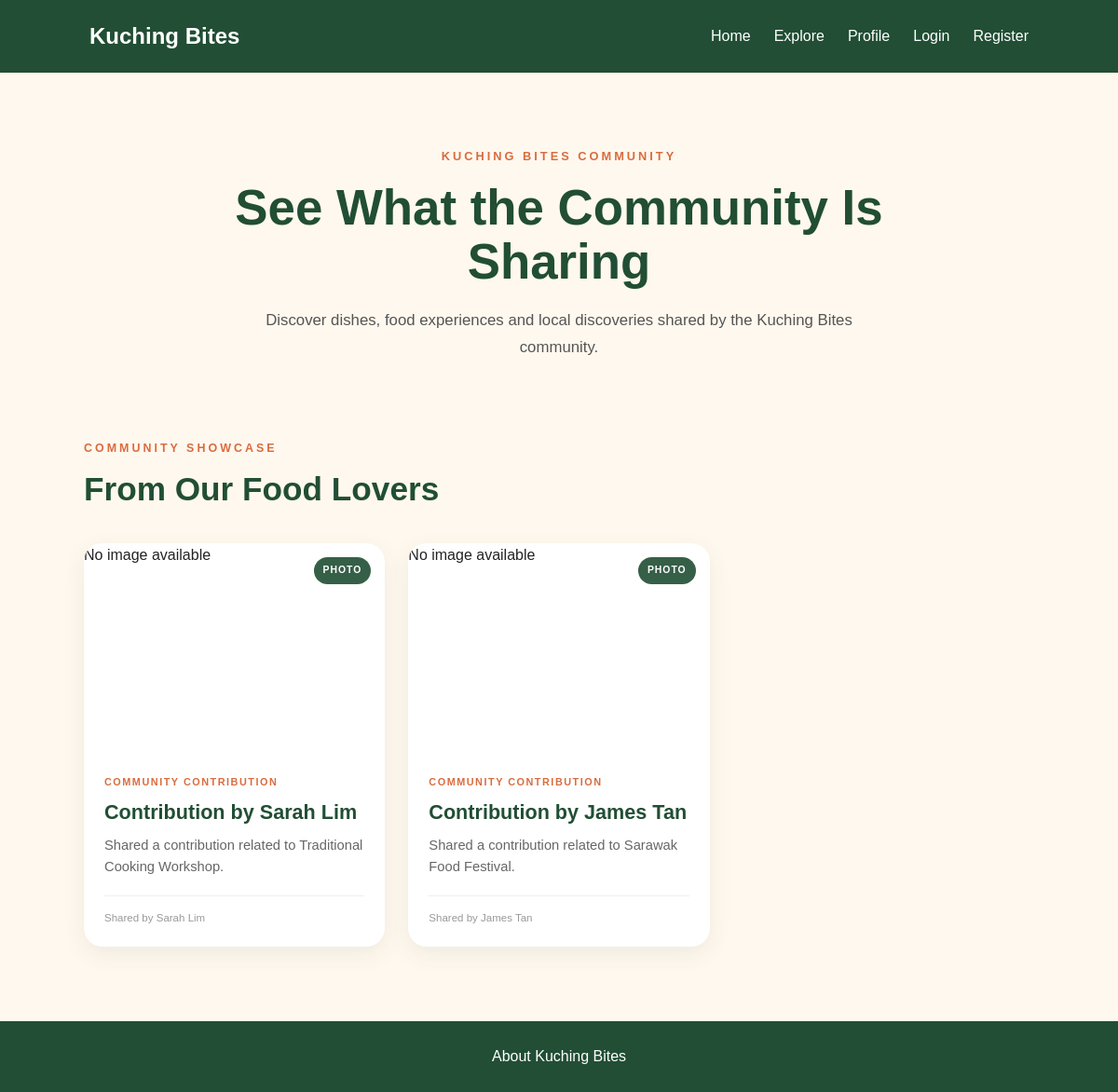
/community.php, run on an earlier commit of the app's database.
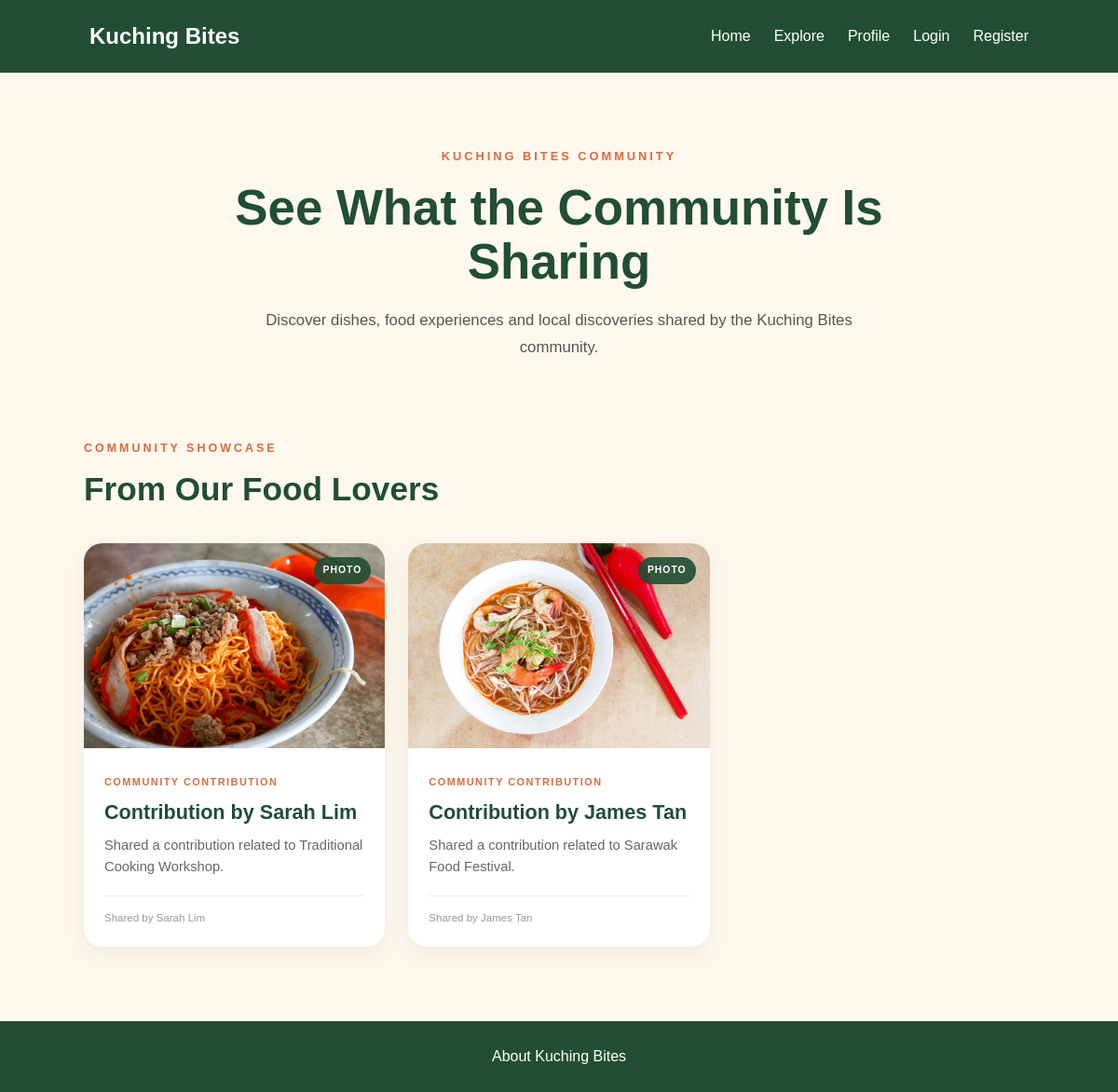
And on a later commit of the database.
### tables this page shows
CREATE TABLE `community_table` (
  `id` int(11) NOT NULL,
  `first_name` varchar(50) NOT NULL,
  `last_name` varchar(50) NOT NULL,
  `contribution_image` varchar(100) DEFAULT NULL,
  `related_activity` varchar(50) NOT NULL,
  `status` varchar(10) NOT NULL
);

### community.php (the view, shortened to what this page needs)
<?php
require_once "db.php";
$sql = "SELECT id, first_name, last_name, contribution_image,
               related_activity
        FROM community_table
        WHERE status = 'approved'
        ORDER BY id DESC";
$result = $conn->query($sql);
?>
<!DOCTYPE html>
<html lang="en">
<head>
    <link rel="stylesheet" href="style/style.css">
</head>
<body class="community-page">
    <header class="navbar">
        <h1 class="logo">
            Kuching Bites
        </h1>
        <nav>
            <a href="index.php">Home</a>
            <a href="main_menu.php">Explore</a>
            <a href="profile.php">Profile</a>
            <?php if (isset($_SESSION["logged_in"]) && $_SESSION["logged_in"] === true): ?>
                <span class="nav-user">
                    Logged in
                </span>
                <a href="logout.php">
                    Logout
                </a>
            <?php else: ?>
                <a href="login.php">
                    Login
                </a>
                <a href="registration.php">
                    Register
                </a>
            <?php endif; ?>
        </nav>
    </header>
    <main>
        <section class="community-intro">
            <p class="community-label">
                KUCHING BITES COMMUNITY
            </p>
            <h2>
                See What the Community Is Sharing
            </h2>
            <p>
                Discover dishes, food experiences and local discoveries
                shared by the Kuching Bites community.
            </p>
        </section>
        <section class="community-section">
            <div class="community-heading">
                <p>COMMUNITY SHOWCASE</p>
                <h2>
                    From Our Food Lovers
                </h2>
            </div>
            <div class="community-grid">
                <?php if ($result->num_rows > 0): ?>
                    <?php while ($contribution = $result->fetch_assoc()): ?>
                        <?php
                        $id = (int)$contribution["id"];
                        $contributor = htmlspecialchars(
                            $contribution["first_name"] . " " . $contribution["last_name"],
                            ENT_QUOTES,
                            "UTF-8"
                        );
                        $relatedActivity = htmlspecialchars(
                            $contribution["related_activity"],
                            ENT_QUOTES,
                            "UTF-8"
                        );
                        $image = $contribution["contribution_image"];
                        ?>
                        <a href="community_detail.php?id=<?php echo $id; ?>"
                           class="community-card">
                            <div class="community-image">
                                <?php if (!empty($image)): ?>
                                    <img
                                        src="<?php echo htmlspecialchars($image, ENT_QUOTES, "UTF-8"); ?>"
                                        alt="Contribution by <?php echo $contributor; ?>"
                                    >
                                <?php else: ?>
                                    <p>No image available</p>
                                <?php endif; ?>
                                <span class="community-media">
                                    PHOTO
                                </span>
                            </div>
                            <div class="community-card-content">
                                <span class="community-category">
                                    COMMUNITY CONTRIBUTION
                                </span>
                                <h3>
                                    Contribution by <?php echo $contributor; ?>
                                </h3>
                                <p>
                                    Shared a contribution related to
                                    <?php echo $relatedActivity; ?>.
                                </p>
                                <div class="community-meta">
                                    Shared by <?php echo $contributor; ?>
                                </div>
                            </div>
                        </a>
                    <?php endwhile; ?>
                <?php else: ?>
                    <p>
                        No approved community contributions are available yet.
                    </p>
                <?php endif; ?>
            </div>
        </section>
    </main>
    <footer>
        <a href="about.php">
            About Kuching Bites
        </a>
    </footer>
</body>
</html>

### style/style.css (style rules this page uses)
* { box-sizing: border-box; margin: 0; padding: 0; }
body { font-family: Arial, sans-serif; background-color: #fff8ee; color: #242424; line-height: 1.6; min-height: 100vh; display: flex; flex-direction: column; }
main { flex: 1; }
.navbar { display: flex; justify-content: space-between; align-items: center; padding: 20px 8%; background-color: #214e34; }
.logo { color: white; font-size: 1.5rem; }
.navbar nav { display: flex; gap: 25px; }
.navbar a { color: white; text-decoration: none; }
footer { padding: 25px; text-align: center; background-color: #214e34; }
footer a { color: white; text-decoration: none; }
.community-page { background-color: #fff8ee; }
.community-intro { max-width: 900px; margin: 0 auto; padding: 80px 40px 55px; text-align: center; }
.community-label { color: #d96c3f; font-size: 0.8rem; font-weight: bold; letter-spacing: 3px; margin-bottom: 15px; }
.community-intro h2 { color: #214e34; font-size: 3.3rem; line-height: 1.1; margin-bottom: 20px; }
.community-intro > p:last-child { max-width: 680px; margin: 0 auto; color: #555; font-size: 1.05rem; line-height: 1.7; }
.community-section { max-width: 1100px; margin: 0 auto; padding: 30px 40px 80px; }
.community-heading { margin-bottom: 30px; }
.community-heading p { color: #d96c3f; font-size: 0.78rem; font-weight: bold; letter-spacing: 3px; margin-bottom: 5px; }
.community-heading h2 { color: #214e34; font-size: 2.2rem; }
.community-grid { display: grid; grid-template-columns: repeat(3, 1fr); gap: 25px; }
.community-card { display: block; background-color: white; border-radius: 20px; overflow: hidden; text-decoration: none; color: inherit; box-shadow: 0 8px 25px rgba(33, 78, 52, 0.08); transition: transform 0.25s ease, box-shadow 0.25s ease; }
.community-image { position: relative; height: 220px; overflow: hidden; }
.community-image img { width: 100%; height: 100%; object-fit: cover; display: block; transition: transform 0.4s ease; }
.community-media { position: absolute; top: 15px; right: 15px; background-color: rgba(33, 78, 52, 0.9); color: white; padding: 6px 10px; border-radius: 20px; font-size: 0.65rem; font-weight: bold; letter-spacing: 1px; }
.community-card-content { padding: 22px; }
.community-category { color: #d96c3f; font-size: 0.68rem; font-weight: bold; letter-spacing: 1.5px; }
.community-card h3 { color: #214e34; font-size: 1.35rem; line-height: 1.25; margin: 8px 0 10px; }
.community-card-content p { color: #666; font-size: 0.92rem; line-height: 1.6; margin-bottom: 18px; }
.community-meta { color: #999; font-size: 0.72rem; border-top: 1px solid #eee; padding-top: 14px; }

What changed in the data, as far as the page shows it:
changed community_table "Sarah Lim": contribution_image: picture added; no longer shows "No image available"
changed community_table "James Tan": contribution_image: picture added; no longer shows "No image available"
